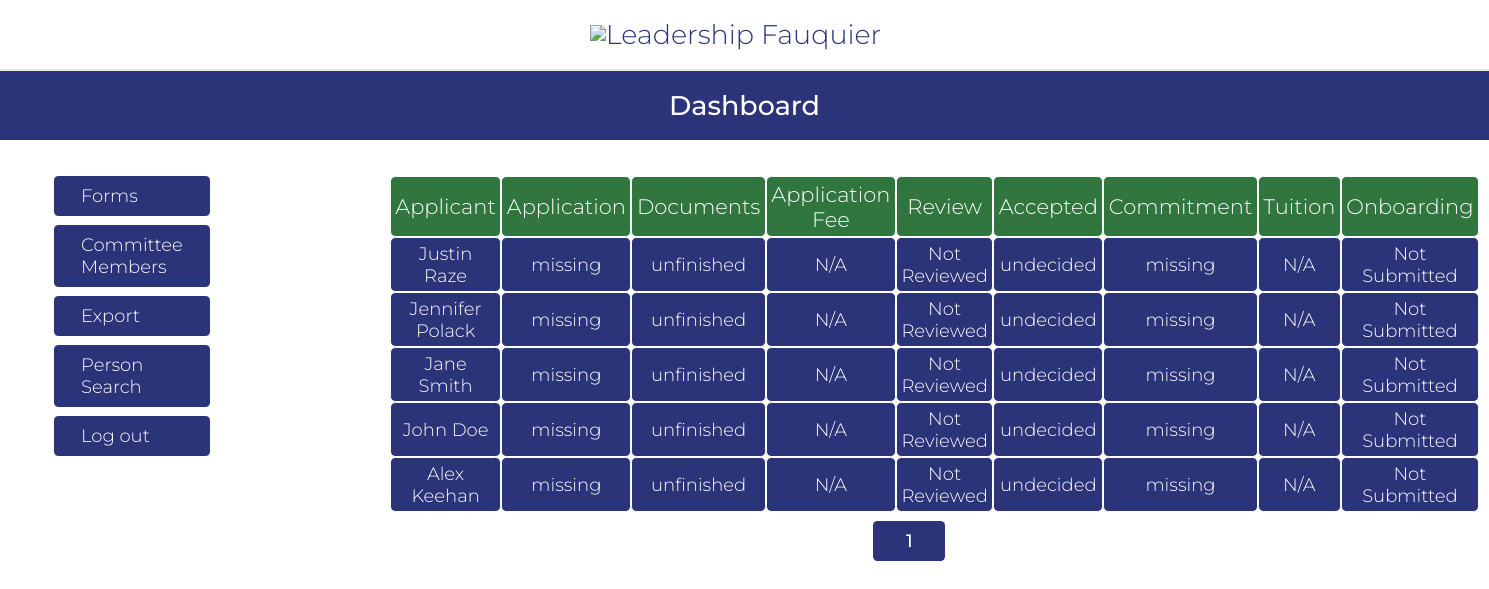
/index.php (signed in), run on an earlier commit of the app's database.
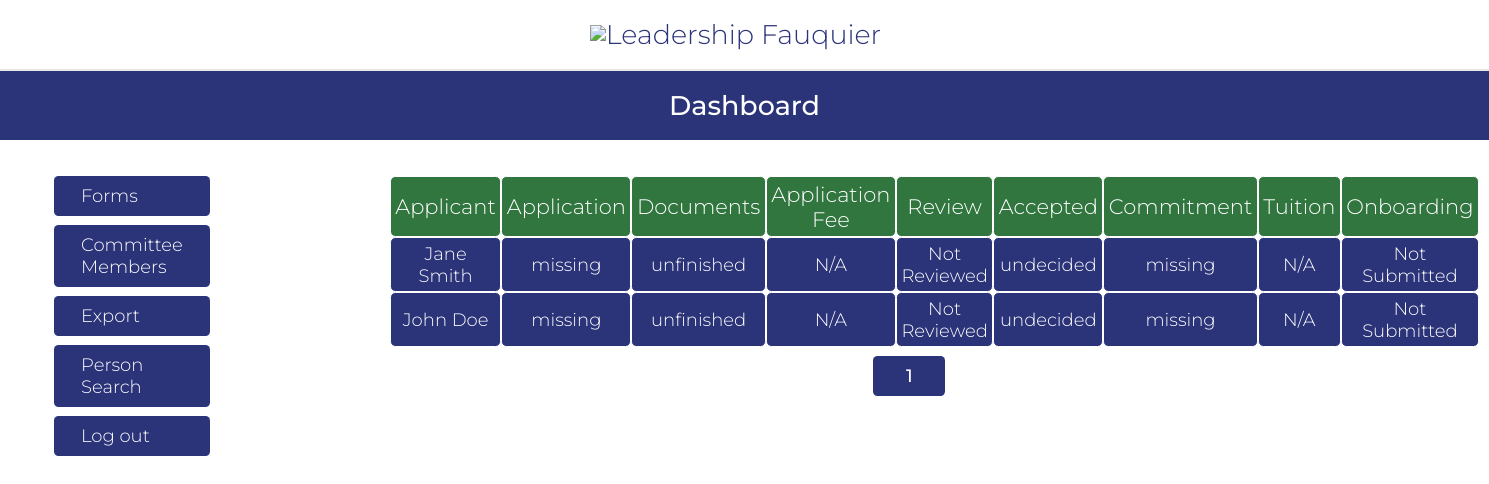
And on a later commit of the database.
### tables this page shows
CREATE TABLE `dbPersons` (
  `id` varchar(256) NOT NULL,
  `start_date` text DEFAULT NULL,
  `venue` text DEFAULT NULL,
  `first_name` text NOT NULL,
  `last_name` text DEFAULT NULL,
  `address` text DEFAULT NULL,
  `city` text DEFAULT NULL,
  `state` varchar(2) DEFAULT NULL,
  `zip` text DEFAULT NULL,
  `phone1` varchar(12) NOT NULL,
  `phone1type` text DEFAULT NULL,
  `phone2` varchar(12) DEFAULT NULL,
  `phone2type` text DEFAULT NULL,
  `birthday` text DEFAULT NULL,
  `email` text DEFAULT NULL,
  `shirt_size` varchar(3) DEFAULT NULL,
  `computer` varchar(3) DEFAULT NULL,
  `camera` varchar(3) NOT NULL,
  `transportation` varchar(3) NOT NULL,
  `contact_name` text NOT NULL,
  `contact_num` varchar(12) NOT NULL,
  `relation` text NOT NULL,
  `contact_time` text NOT NULL,
  `cMethod` text DEFAULT NULL,
  `position` text DEFAULT NULL,  
  `credithours` text DEFAULT NULL,
  `howdidyouhear` text DEFAULT NULL,
  `commitment` text DEFAULT NULL,
  `motivation` text DEFAULT NULL,
  `specialties` text DEFAULT NULL,
  `convictions` text DEFAULT NULL,
  `type` text DEFAULT NULL,
  `status` text DEFAULT NULL,
  `completedTraining` varchar(100) NOT NULL DEFAULT 'False',
  `availability` text DEFAULT NULL,
  `schedule` text DEFAULT NULL,
  `hours` text DEFAULT NULL,
  `notes` text DEFAULT NULL,
  `password` text DEFAULT NULL,
  `sundays_start` char(5) DEFAULT NULL,
  `sundays_end` char(5) DEFAULT NULL,
  `mondays_start` char(5) DEFAULT NULL,
  `mondays_end` char(5) DEFAULT NULL,
  `tuesdays_start` char(5) DEFAULT NULL,
  `tuesdays_end` char(5) DEFAULT NULL,
  `wednesdays_start` char(5) DEFAULT NULL,
  `wednesdays_end` char(5) DEFAULT NULL,
  `thursdays_start` char(5) DEFAULT NULL,
  `thursdays_end` char(5) DEFAULT NULL,
  `fridays_start` char(5) DEFAULT NULL,
  `fridays_end` char(5) DEFAULT NULL,
  `saturdays_start` char(5) DEFAULT NULL,
  `saturdays_end` char(5) DEFAULT NULL,
  `profile_pic` text NOT NULL,
  `force_password_change` tinyint(1) NOT NULL,
  `gender` varchar(6) NOT NULL
);

### database/dbPersons.php (called while the page is built, shortened)
<?php
include_once(dirname(__FILE__).'/../domain/Person.php');
function retrieve_person($id) {
    $con=connect();
    $query = "SELECT * FROM dbPersons WHERE id = '" . $id . "'";
    $result = mysqli_query($con,$query);
    $result_row = mysqli_fetch_assoc($result);
    $thePerson = make_a_person($result_row);
    return $thePerson;
}
function make_a_person($result_row) {
    return $thePerson;
}

### header.php (called while the page is built, shortened)
<?PHP
if (!isset($_SESSION['logged_in'])) {
    echo '
    <nav>
        <span id="nav-top">
            <span class="logo">
                <img src="https://leadershipfauquier.org/wp-content/uploads/2022/09/LeadershipFauquierLogo-404x236-1.png">
                <span id="vms-logo">Leadership Fauquier</span>
            </span>
            <img id="menu-toggle" src="images/menu.png">
        </span>
        <ul>
            <li><a href="login.php">Log in</a></li>
            <li><a href="register.php">Register</a></li>
        </ul>
    </nav>';
} else if ($_SESSION['logged_in']) {
    include_once('database/dbPersons.php');
    if (isset($_SESSION['_id'])) {
        $person = retrieve_person($_SESSION['_id']);
        $admin = $person->get_type()[0] == 'admin';
    }
}
?>

### domain/Person.php (called while the page is built, shortened)
<?php
$accessLevelsByRole = [
	'volunteer' => 1,
	'trainer' => 2,
	'admin' => 3,
	'applicant' => 1,
    'cm' => 3,
    'cohort' => 1
];
class Person {
	private $type;
	function __construct($f, $l, $v, $a, $c, $s, $z, $pp, $p1, $p1t, $p2, $p2t, $e, $ts,
                     $comp, $cam, $tran, $cn, $cpn, $rel, $ct, $t, $st, $cntm, $pos,
                     $credithours, $comm, $mot, $spe, $convictions, $av, $sch, $hrs,
                     $bd, $sd, $hdyh, $notes, $pass, $suns, $sune, $mons, $mone, $tues,
                     $tuee, $weds, $wede, $thus, $thue, $fris, $frie, $sats, $sate,
                     $mcp, $gender)  {
		 global $accessLevelsByRole;
    if (trim($t) !== "") {
        $roleArray = explode(',', $t);
        $this->type = [];
        $maxAccess = 0;
        foreach ($roleArray as $role) {
            $role = strtolower(trim($role));
            $this->type[] = $role;
            if (isset($accessLevelsByRole[$role])) {
                $maxAccess = max($maxAccess, $accessLevelsByRole[$role]);
            }
        }
    } else {
        $this->type = [];
        error_log("DEBUG \$t is: [$t]");
        $this->access_level = 0;
    }
	}
	function get_type() {
		return $this->type;
	}
}

### database/dbApplication.php (called while the page is built, shortened)
<?php
function Admin_list($page) {
    $con = connect();
    $sql = "SELECT CONCAT(dbPersons.first_name, ' ', dbPersons.last_name) AS fullname,
            dbApplication.id AS appid,
            dbPersons.type AS person_type,
            dbPersons.id AS person_id,
            dbCommitment.commitment_id AS commitment,
            dbCommitment.submittedDate,
            dbApplication.submittedAt,
            dbApplication.decisionStatus AS decisionStatus,
            dbApplication.reviewStatus AS reviewStatus,
            dbApplication.paymentStatus AS applicationFee,
            dbCommitment.tuitionStatus AS tuition,
            dbCohortForms.form_id AS onboarding_form_id,
            dbCohortForms.completedAt AS onboarding_completed_at
            FROM dbPersons
            LEFT JOIN dbApplication ON dbApplication.applicant_id=dbPersons.id
            LEFT JOIN dbCohort ON dbCohort.person_id=dbPersons.id
            LEFT JOIN dbCommitment ON dbCohort.id=dbCommitment.cohort_id
            LEFT JOIN dbCohortForms
                ON dbCohortForms.cohort_id = dbCohort.id
                AND dbCohortForms.form_type = 'sampleonboardingappointment'
            WHERE dbPersons.type='applicant' OR dbPersons.type='cohort'
            LIMIT 10 OFFSET ?";
    $stmt = mysqli_prepare($con, $sql);
    $lines = 10 * $page;
    mysqli_stmt_bind_param($stmt, "i", $lines);
    mysqli_stmt_execute($stmt);
    $result = mysqli_stmt_get_result($stmt);
    $answers = mysqli_fetch_all($result, MYSQLI_ASSOC);
    return $answers;
}
function get_count_admin_list() {
    $con = connect();
    $sql = "SELECT count(dbPersons.id)
            FROM dbPersons
            LEFT JOIN dbApplication ON dbApplication.applicant_id=dbPersons.id
            LEFT JOIN dbCohort ON dbCohort.person_id=dbPersons.id
            LEFT JOIN dbCommitment ON dbCohort.id=dbCommitment.cohort_id
            WHERE dbPersons.type='applicant' OR dbPersons.type='cohort'";
    $stmt = mysqli_prepare($con, $sql);
    mysqli_stmt_execute($stmt);
    $result = mysqli_stmt_get_result($stmt);
    $number = mysqli_fetch_assoc($result);
    return $number;
}

### index.php (the view, shortened to what the changed rows need)
<?php
    include_once('database/dbApplication.php');
    include_once('database/dbPersons.php');
    include_once('domain/Person.php');
    if (isset($_SESSION['_id'])) {
        $person = retrieve_person($_SESSION['_id']);
    }
    if (isset($_GET['page'])) $page = $_GET['page'];
    else $page = 0;
?>
<!DOCTYPE html>
<html>
    <head>
        <?php require('universal.inc'); ?>
    </head>
    <body>
        <?php require('header.php'); ?>
        <h1>Dashboard</h1>
        <main class='dashboard'>
            <?php if ($admin):?>
                <div class="admin_dashboard">
                    <div class='application_list'>
                        <?php $results = admin_list($page);?>
                        <table class='admin_applicatin_table'>
                            <tr class='admin_applicatin_table'>
                                <th class='admin_applicatin_table'>Applicant</th>
                                <th class='admin_applicatin_table'>Application</th>
                                <th class='admin_applicatin_table'>Documents</th>
                                <th class='admin_applicatin_table'>Application Fee</th>
                                <th class='admin_applicatin_table'>Review</th>
                                <th class='admin_applicatin_table'>Accepted</th>
                                <th class='admin_applicatin_table'>Commitment</th>
                                <th class='admin_applicatin_table'>Tuition</th>
                                <th class='admin_applicatin_table'>Onboarding</th>
                            </tr>
                            <?php foreach($results as $result) : ?>
                            <tr class='admin_applicatin_table'>
                                <td class='admin_applicatin_table'>
                                    <a href="CohortProfile.php?id=<?= urlencode($result['person_id']) ?>"
                                       class="adminlist_applicationName">
                                       <?= htmlspecialchars($result['fullname']) ?>
                                    </a>
                                </td>
                                <td class='admin_applicatin_table'>
                                    <?php if ($result['appid'] === NULL): ?>
                                        missing
                                    <?php endif; ?>
                                </td>
                                <td class='admin_applicatin_table'>unfinished</td>
                                <td class='admin_applicatin_table'>
                                   <?php if ($result['appid'] !== NULL): ?>
                                       <form method="POST" action="index.php">
                                         <input type="hidden" name="application_id"
                                             value="<?= htmlspecialchars($result['appid']) ?>">
                                         <input type="hidden" name="action" value="application_payment">
                                         <input type="hidden" name="payment_status"
                                              value="<?= (int)$result['applicationFee'] === 1 ? 0 : 1 ?>">
                                         <button type="submit" class="payment-toggle">
                                             <?= (int)$result['applicationFee'] === 1 ? 'Paid' : 'Unpaid' ?>
                                         </button>
                                      </form>
                                  <?php else: ?>
                                        N/A
                                  <?php endif; ?>
                                </td>
                                <td class='admin_applicatin_table'>
                                    <?php
                                    if ($result['reviewStatus'] === 1) echo 'Reviewed';
                                    else echo 'Not Reviewed';
                                    ?>
                                </td>
                                <td class='admin_applicatin_table'>
                                    <?php
                                    if ($result['decisionStatus'] === NULL) echo 'undecided';
                                    else echo $result['decisionStatus'];
                                    ?>
                                </td>
                                <td class='admin_applicatin_table'>
                                    <?php
                                    if ($result['commitment'] === NULL) echo 'missing';
                                    elseif ($result['submittedDate'] === NULL) echo 'in progress';
                                    else echo '<a href="Commitment.php?id=' .
                                         urlencode($result['commitment']) .
                                         '" class="adminlist_applicationName">complete</a>';
                                    ?>
                                </td>
                                <td class='admin_applicatin_table'>
                                    <?php if ($result['commitment'] !== NULL): ?>
                                        <form method="POST" action="index.php">
                                            <input type="hidden" name="commitment_id"
                                                value="<?= htmlspecialchars($result['commitment']) ?>">
                                            <input type="hidden" name="action" value="tuition_payment">
                                            <input type="hidden" name="payment_status"
                                                    value="<?= (int)$result['tuition'] === 1 ? 0 : 1 ?>">
                                            <button type="submit" class="payment-toggle">
                                                <?= (int)$result['tuition'] === 1 ? 'Paid' : 'Unpaid' ?>
                                            </button>
                                        </form>
                                    <?php else: ?>
                                        N/A
                                    <?php endif; ?>
                                </td>
                                <td class='admin_applicatin_table'>
                                    <?php if ($result['onboarding_form_id'] !== NULL): ?>
                                        <a href="AdminOnboarding.php?id=<?= urlencode($result['onboarding_form_id']) ?>"
                                            class="adminlist_applicationName">
                                                <?= $result['onboarding_completed_at'] !== NULL ? 'Finished' : 'Unfinished' ?>
                                        </a>
                                    <?php else: ?>
                                         Not Submitted
                                    <?php endif; ?>
                                </td>
                            </tr>
                            <?php endforeach; ?>
                        </table>
                        <div class='paging'>
                            <form action="index.php">
                                <?php  $count = get_count_admin_list()["count(dbPersons.id)"]/10;
                                $i = 0;
                                while ($i < $count):
                                    $n = $i +1;
                                    ?>
                                <button class='dashboardPaging' type='submit' name='page' value='<?php echo $i;?>'><?php echo $n;?></button>
                                <?php
                                $i = $i + 1;
                                endwhile;
                                ?>
                            </form>
                        </div>
                    </div>
                </div>
            <?php endif ?>
        </main>
    </body>
</html>

What changed in the data, as far as the page shows it:
removed dbpersons: fullname "Justin Raze"
removed dbpersons: fullname "Jennifer Polack"
removed dbpersons: fullname "Alex Keehan"
